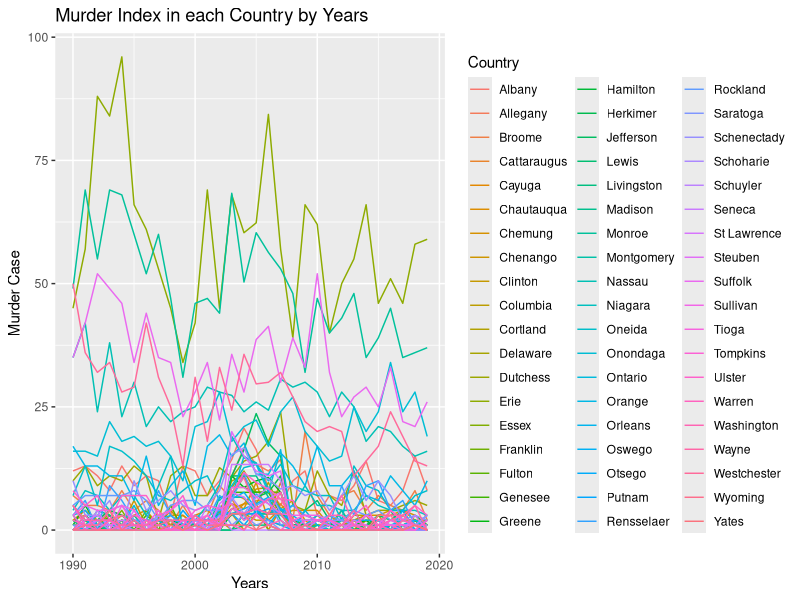
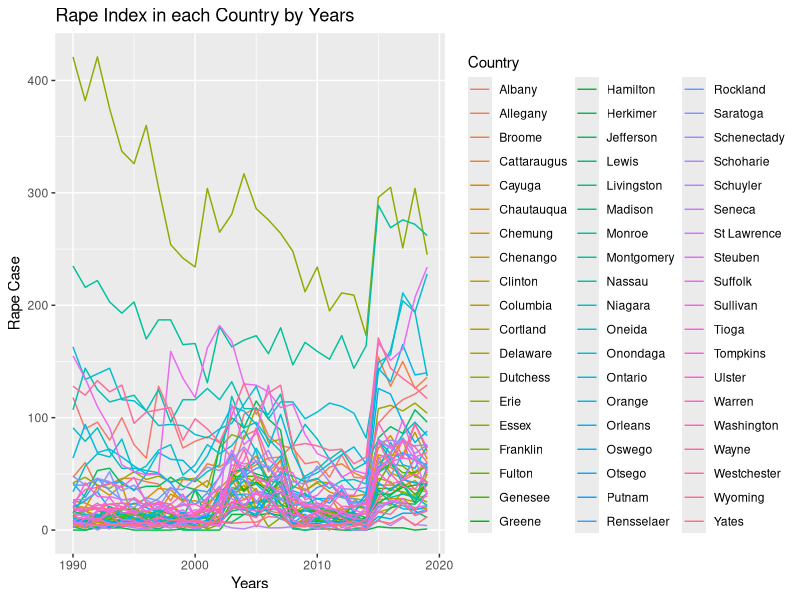
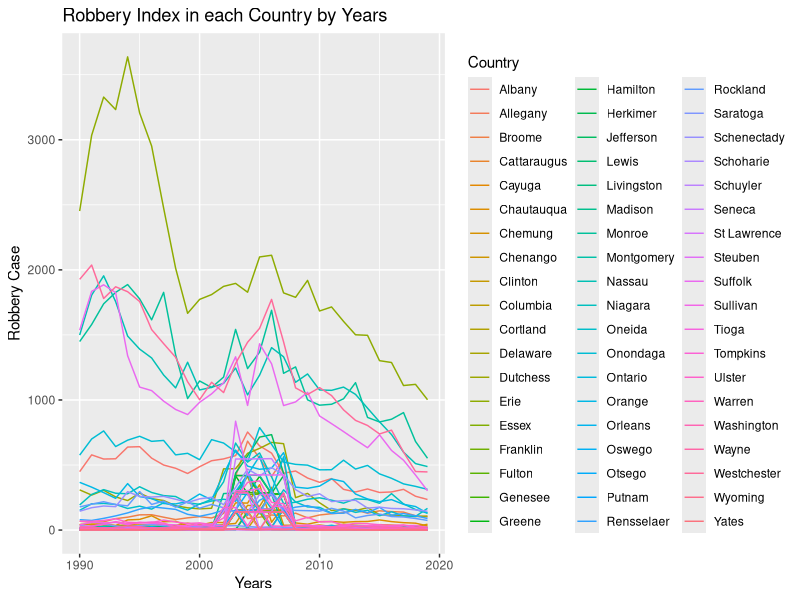
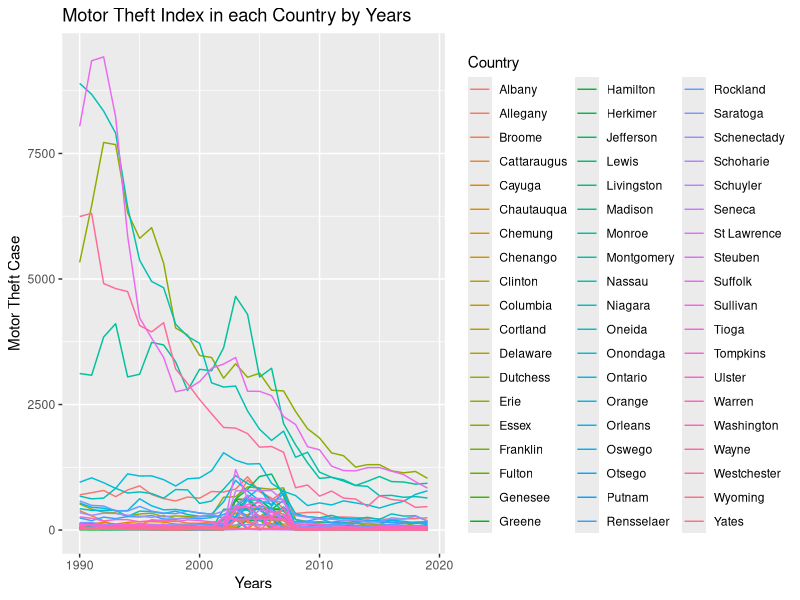
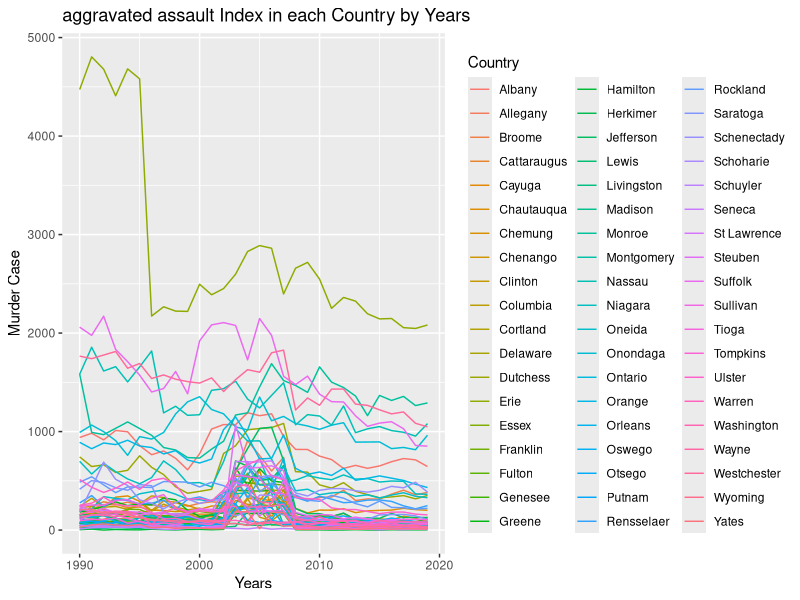
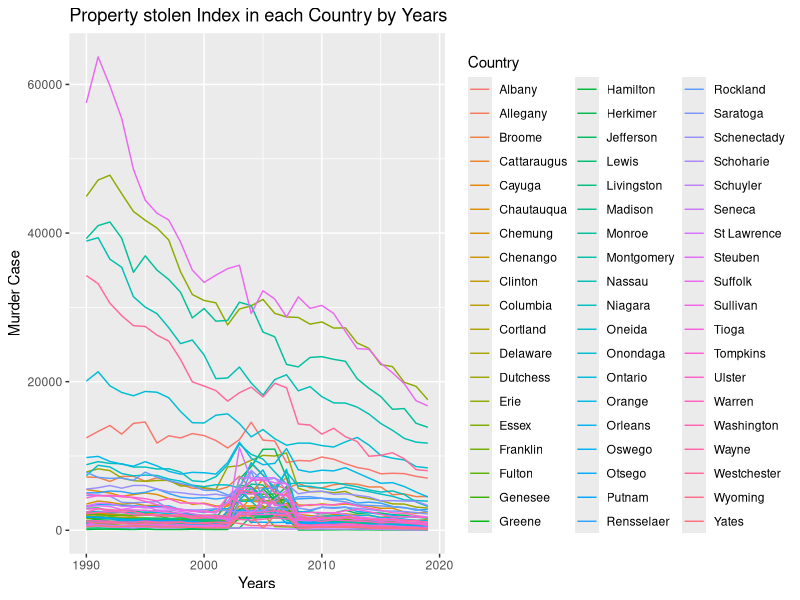
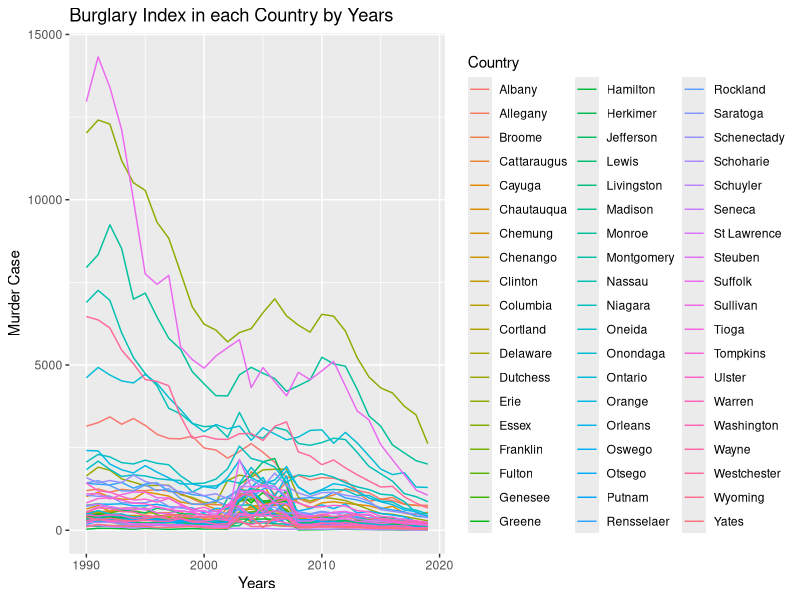
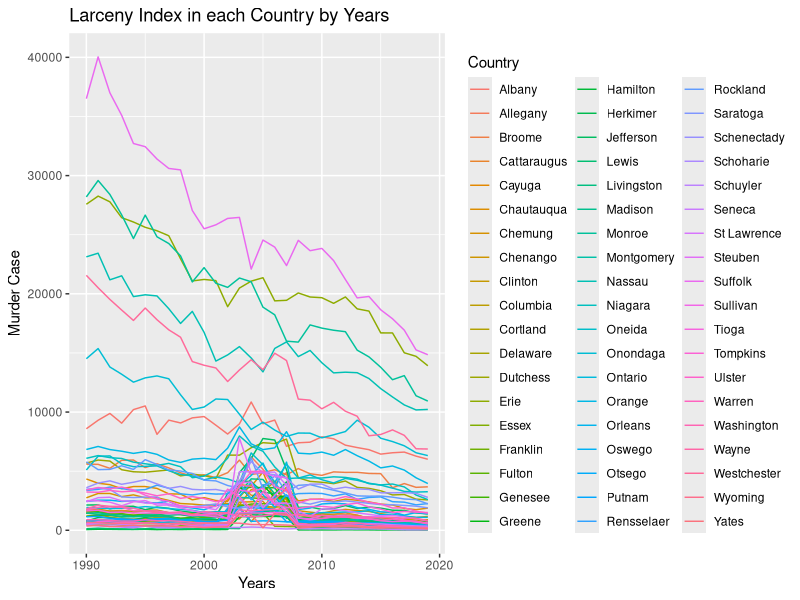

The R script that drew these images, in order:
#install.packages("zoo")
#install.packages("mvn")
#install.packages("MVN")
#install.packages("ggpubr")

#Load library
library(readxl)
library(dplyr)
library(ggplot2)
library(reshape2)
library(ggpubr)

#Baca data dari file Excel
crime_index = read_xlsx("_Index_Crimes_by_County_and_Agency__Beginning_1990.xlsx", sheet=1)

#Pastikan data berbentuk dataframe
crime_index = as.data.frame(crime_index)

#Ganti missing values atau NA pada dataframe dengan mean pada kolomnya
for(i in 4:(ncol(crime_index)-1)){
  crime_index[is.na(crime_index[,i]), i] <- mean(as.double(crime_index[,i]), na.rm = TRUE)
}

#Hapus baris region total dan county total
new_index = subset(crime_index, crime_index$County!="Region Total" & crime_index$Agency!="County Total")



#======================================================================================================
#Cari jumlah tiap kategori kejahatan berdasarkan county dan tahun
murder_year <- aggregate(as.numeric(new_index$Murder),
                         by=list(Year=new_index$Year,Country=new_index$County),
                         FUN=sum)
rape_year <- aggregate(as.numeric(new_index$Rape),
                       by=list(Year=new_index$Year,Country=new_index$County),
                       FUN=sum)
robbery_year <- aggregate(as.numeric(new_index$Robbery),
                          by=list(Year=new_index$Year,Country=new_index$County),
                          FUN=sum)
theft_year <- aggregate(as.numeric(new_index$`Motor Vehicle Theft`),
                        by=list(Year=new_index$Year,Country=new_index$County),
                        FUN=sum)


aggravated_assault = aggregate(as.numeric(new_index$`Aggravated Assault`),
                               by=list(Year=new_index$Year,Country=new_index$County),
                               FUN=sum)


property = aggregate(as.numeric(new_index$`Property Total`),
                     by=list(Year=new_index$Year,Country=new_index$County),
                     FUN=sum)


burglary = aggregate(as.numeric(new_index$Burglary),
                     by=list(Year=new_index$Year,Country=new_index$County),
                     FUN=sum)



larceny = aggregate(as.numeric(new_index$Larceny),
                     by=list(Year=new_index$Year,Country=new_index$County),
                     FUN=sum)


#Visualisasikan data dalam bentuk plot line
ggplot(murder_year, aes(Year, x)) +
  geom_line(aes(color=Country)) +
  labs(title="Murder Index in each Country by Years", x = "Years", y = "Murder Case")


ggplot(rape_year, aes(Year, x)) +
  geom_line(aes(color=Country)) +
  labs(title="Rape Index in each Country by Years", x = "Years", y = "Rape Case")

ggplot(robbery_year, aes(Year, x)) +
  geom_line(aes(color=Country)) +
  labs(title="Robbery Index in each Country by Years", x = "Years", y = "Robbery Case")

ggplot(theft_year, aes(Year, x)) +
  geom_line(aes(color=Country)) +
  labs(title="Motor Theft Index in each Country by Years", x = "Years", y = "Motor Theft Case")




ggplot(aggravated_assault, aes(Year, x)) +
  geom_line(aes(color=Country)) +
  labs(title="aggravated assault Index in each Country by Years", x = "Years", y = "Murder Case")




ggplot(property, aes(Year, x)) +
  geom_line(aes(color=Country)) +
  labs(title="Property stolen Index in each Country by Years", x = "Years", y = "Murder Case")



ggplot(burglary, aes(Year, x)) +
  geom_line(aes(color=Country)) +
  labs(title="Burglary Index in each Country by Years", x = "Years", y = "Murder Case")




ggplot(larceny, aes(Year, x)) +
  geom_line(aes(color=Country)) +
  labs(title="Larceny Index in each Country by Years", x = "Years", y = "Murder Case")


#======================================================================================================

#normal density plot untuk semua kategori kejahatan
ggqqplot(murder_year$x) + labs(title="Murder Index")
ggqqplot(rape_year$x) + labs(title="Rape Index")
ggqqplot(robbery_year$x) + labs(title="Robbery Index")
ggqqplot(theft_year$x) + labs(title="Motor Theft Index")
ggqqplot(aggravated_assault$x) + labs(title="Aggravated Assault Index")
ggqqplot(property$x) + labs(title="Property stolen Index")
ggqqplot(burglary$x) + labs(title="Burglary Index")
ggqqplot(larceny$x) + labs(title="Larceny Index")


ggdensity(murder_year$x) + labs(title="Murder Index")
ggdensity(rape_year$x)+ labs(title="Rape Index")
ggdensity(robbery_year$x) + labs(title="Robbery Index")
ggdensity(theft_year$x) + labs(title="Motor Theft Index")
ggdensity(aggravated_assault$x) + labs(title="Aggravated Assault Index")
ggdensity(property$x) + labs(title="Property stolen Index")
ggdensity(burglary$x) + labs(title="Burglary Index")
ggdensity(larceny$x) + labs(title="Larceny Index")
